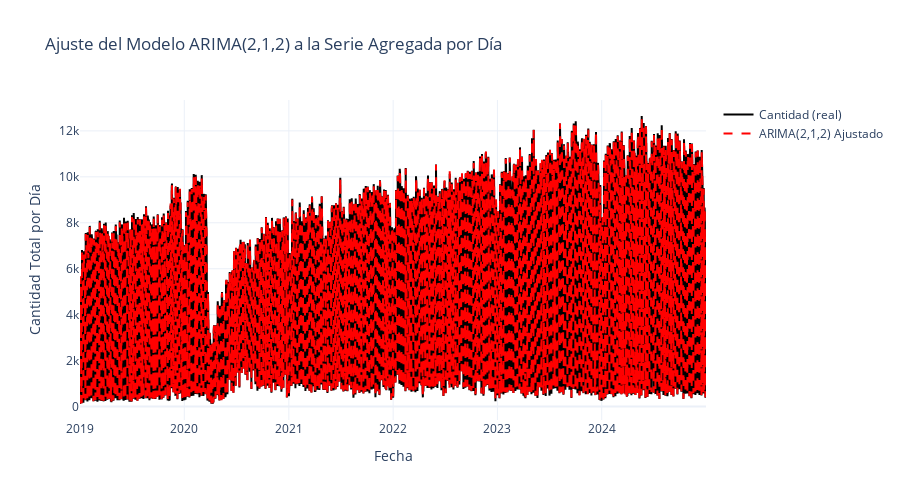

This figure's notebook cell:
### Code cell
import plotly.graph_objects as go

# Crear gráfico interactivo
fig = go.Figure()

# Serie real
fig.add_trace(go.Scatter(
    x=serie_diaria['FECHA'],
    y=serie_diaria['Cantidad'],
    mode='lines',
    name='Cantidad (real)',
    line=dict(color='black')
))

# Serie ajustada ARIMA
fig.add_trace(go.Scatter(
    x=serie_diaria['FECHA'],
    y=serie_diaria['ARIMA'],
    mode='lines',
    name='ARIMA(2,1,2) Ajustado',
    line=dict(color='red', dash='dash')
))

# Layout
fig.update_layout(
    title='Ajuste del Modelo ARIMA(2,1,2) a la Serie Agregada por Día',
    xaxis_title='Fecha',
    yaxis_title='Cantidad Total por Día',
    template='plotly_white',
    height=500
)

fig.show()

### Figure 1 — Plotly figure (JSON) as saved in the notebook; plotly's stock layout.template omitted (floating-point values rounded to 4 significant figures; data arrays with more than 128 entries replaced by an {"elided": "..."} marker saying what was removed)
{"data": [{"line": {"color": "black"}, "mode": "lines", "name": "Cantidad (real)", "type": "scatter", "x": {"elided": "2192 str values"}, "y": {"elided": "2192 int values"}}, {"line": {"color": "red", "dash": "dash"}, "mode": "lines", "name": "ARIMA(2,1,2) Ajustado", "type": "scatter", "x": {"elided": "2192 str values"}, "y": {"elided": "2192 float values"}}], "layout": {"height": 500, "title": {"text": "Ajuste del Modelo ARIMA(2,1,2) a la Serie Agregada por Día"}, "xaxis": {"title": {"text": "Fecha"}}, "yaxis": {"title": {"text": "Cantidad Total por Día"}}}}
